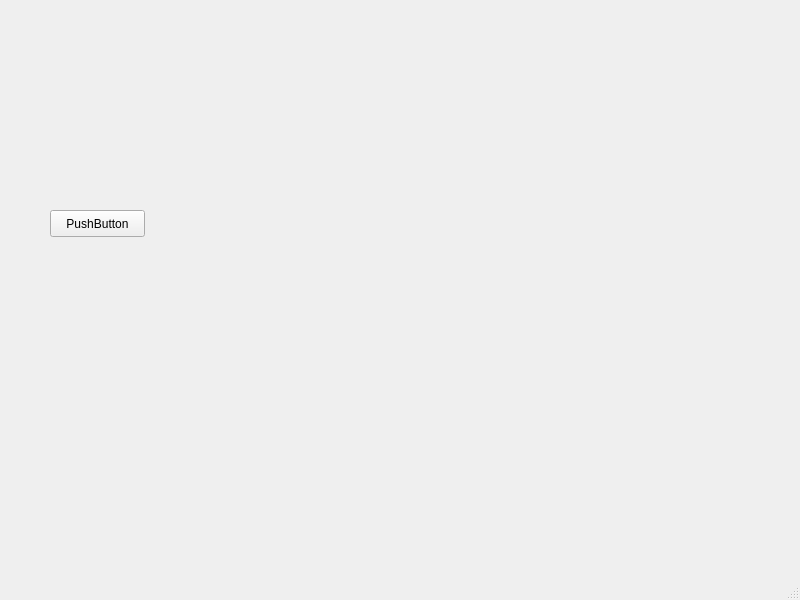
<?xml version="1.0" encoding="UTF-8"?>
<ui version="4.0">
 <class>MainWindow</class>
 <widget class="QMainWindow" name="MainWindow">
  <property name="geometry">
   <rect>
    <x>0</x>
    <y>0</y>
    <width>800</width>
    <height>600</height>
   </rect>
  </property>
  <property name="windowTitle">
   <string>MainWindow</string>
  </property>
  <widget class="QWidget" name="centralwidget">
   <widget class="QPushButton" name="pushButton">
    <property name="geometry">
     <rect>
      <x>50</x>
      <y>210</y>
      <width>95</width>
      <height>27</height>
     </rect>
    </property>
    <property name="text">
     <string>PushButton</string>
    </property>
   </widget>
  </widget>
  <widget class="QMenuBar" name="menubar">
   <property name="geometry">
    <rect>
     <x>0</x>
     <y>0</y>
     <width>800</width>
     <height>25</height>
    </rect>
   </property>
  </widget>
  <widget class="QStatusBar" name="statusbar"/>
 </widget>
 <resources/>
 <connections/>
</ui>
